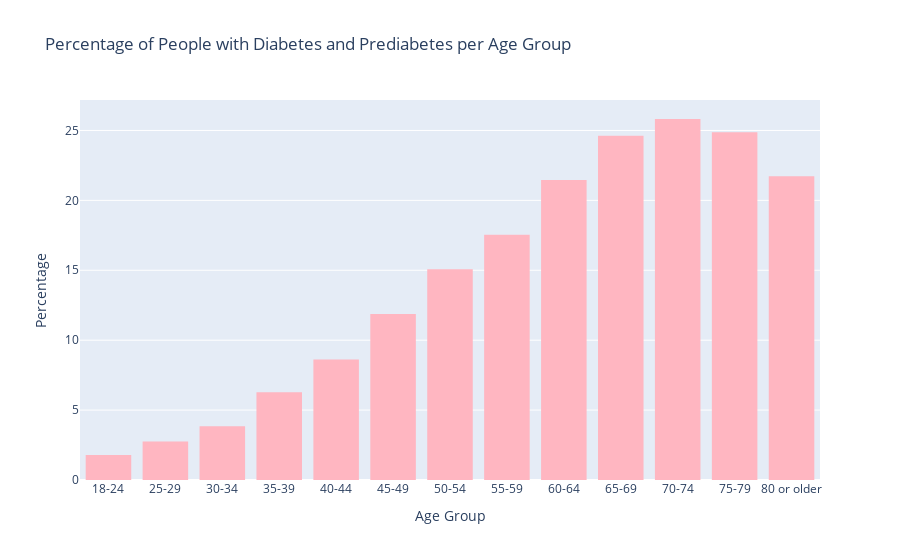

Write notebook code for a chart like this one.
### Markdown cell above
Although the predominant class is not having diabetes, women are slightly more prone to be in this group than men. In other words, men have a higher presence of diabetes.

On the other hand, having prediabetes is more or less equally frequent for both sexes.

### Code cell
#Diabetes class per age group

diabetes_class_labels = {0: 'No Diabetes', 1: 'Prediabetes', 2: 'Diabetes'}
df['Diabetes_012'] = df['Diabetes_012'].map(diabetes_class_labels)

age_group_labels = {
    1: '18-24', 2: '25-29', 3: '30-34', 4: '35-39', 5: '40-44',
    6: '45-49', 7: '50-54', 8: '55-59', 9: '60-64', 10: '65-69',
    11: '70-74', 12: '75-79', 13: '80 or older'
}
df['Age_Group'] = df['Age'].map(age_group_labels)

filtered_df = df[df['Diabetes_012'].isin(['Prediabetes', 'Diabetes'])]

total_per_age_group = df['Age_Group'].value_counts().sort_index()

diabetes_per_age_group = filtered_df['Age_Group'].value_counts().sort_index()

percentage_per_age_group = (diabetes_per_age_group / total_per_age_group * 100).reset_index()
percentage_per_age_group.columns = ['Age_Group', 'Percentage']

fig = px.histogram(percentage_per_age_group, x='Age_Group', y='Percentage', nbins=13,
                   labels={'Age_Group': 'Age Group', 'Percentage': 'Percentage of People with Diabetes and Prediabetes'},
                   title='Percentage of People with Diabetes and Prediabetes per Age Group',
                   color_discrete_sequence=['#FFB6C1'])
fig.update_layout(yaxis_title='Percentage')
fig.show()

### Figure 1 — Plotly figure (JSON) as saved in the notebook; plotly's stock layout.template omitted (floating-point values rounded to 4 significant figures)
{"data": [{"alignmentgroup": "True", "bingroup": "x", "histfunc": "sum", "hovertemplate": "Age Group=%{x}<br>sum of Percentage of People with Diabetes and Prediabetes=%{y}<extra></extra>", "legendgroup": "", "marker": {"color": "#FFB6C1", "pattern": {"shape": ""}}, "name": "", "nbinsx": 13, "offsetgroup": "", "orientation": "v", "showlegend": false, "type": "histogram", "x": ["18-24", "25-29", "30-34", "35-39", "40-44", "45-49", "50-54", "55-59", "60-64", "65-69", "70-74", "75-79", "80 or older"], "xaxis": "x", "y": [1.796, 2.745, 3.85, 6.269, 8.626, 11.87, 15.08, 17.55, 21.47, 24.62, 25.82, 24.87, 21.72], "yaxis": "y"}], "layout": {"barmode": "relative", "legend": {"tracegroupgap": 0}, "title": {"text": "Percentage of People with Diabetes and Prediabetes per Age Group"}, "xaxis": {"anchor": "y", "domain": [0, 1], "title": {"text": "Age Group"}}, "yaxis": {"anchor": "x", "domain": [0, 1], "title": {"text": "Percentage"}}}}
